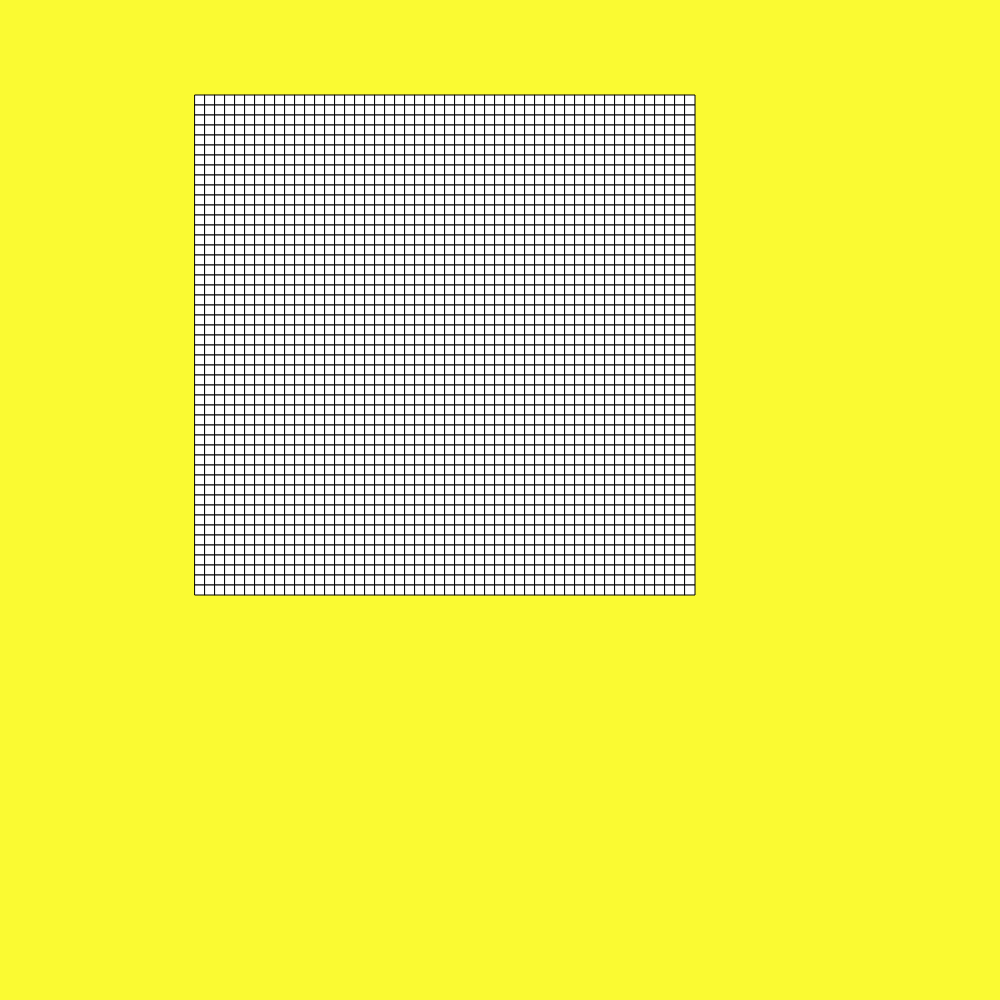
Frame 1 (no input)
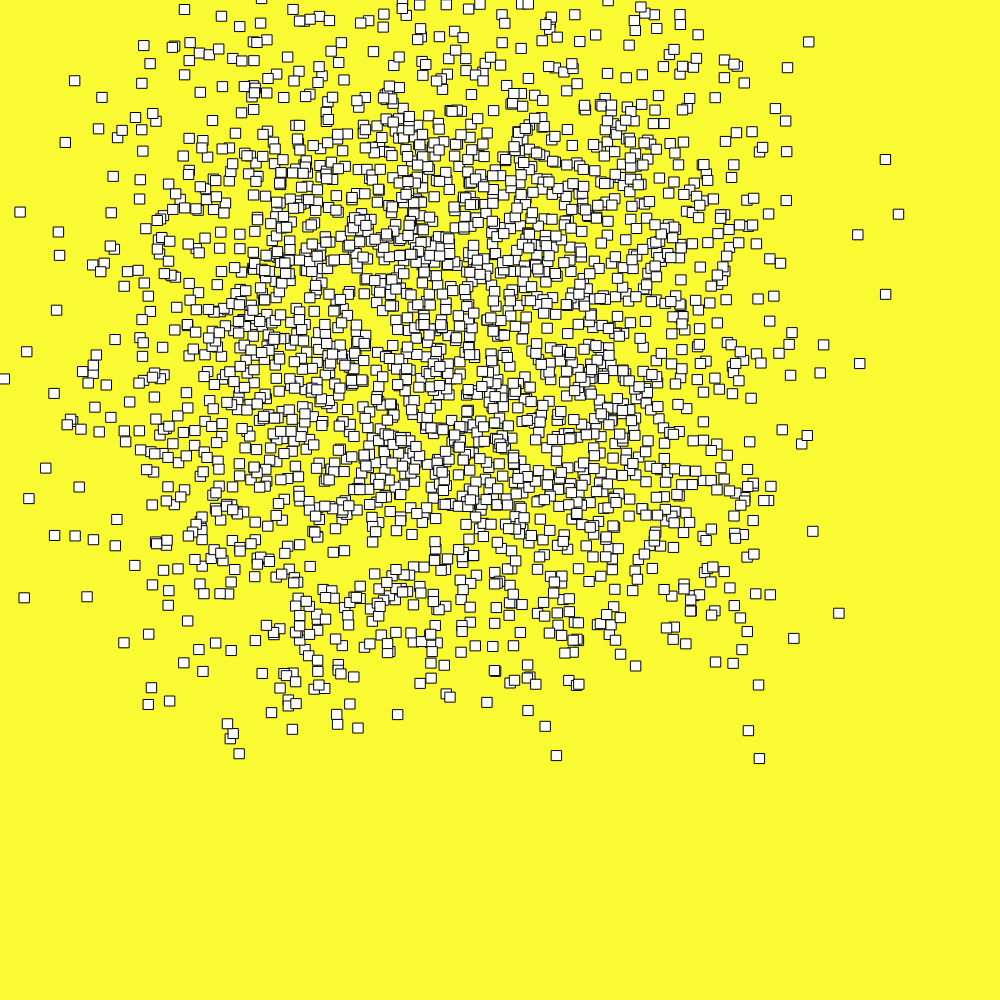
Frame 60 (no input)
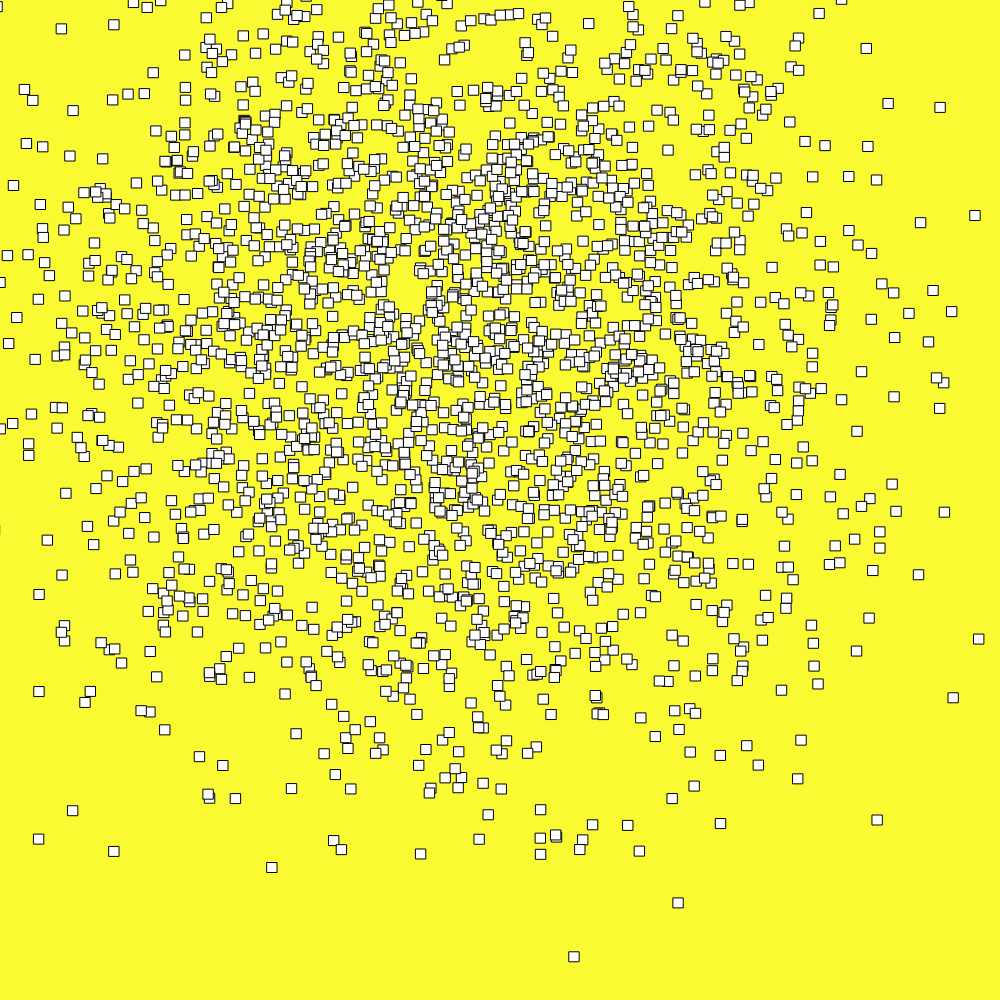
Frame 120 (the mouse pressed at the canvas centre since frame 60)

The p5.js sketch that drew these frames (run headless with seeded random() and noise() and a simulated clock; from frame 60 on, the mouse is pressed at the canvas centre):

// p5.js sketch
// ── sketch.js
// The Nature of Code
// Daniel Shiffman
// http://natureofcode.com

let ps;

function setup() {
  createCanvas(1000, 1000);
  ps = new ParticleSystem(200, 100, 10);
}

function draw() {
  background(250,250,50);

  ps.display();
  ps.update();
}

function mousePressed() {
  ps.shatter();
}

// ── particle.js
// The Nature of Code
// Daniel Shiffman
// http://natureofcode.com

// Simple Particle System

class Particle {

  constructor(x, y, r) {
    this.acceleration = createVector();
    this.velocity = createVector()
    this.velocity.mult(0.5);
    this.position = createVector(x, y);
    this.lifespan = 255.0;
    this.r = r;
  }

  run() {
    this.update();
    this.display();
  }

  applyForce(force) {
    this.acceleration.add(force);
  }

  // Method to update position
  update() {
    this.velocity.add(this.acceleration);
    this.position.add(this.velocity);
    this.acceleration.mult(0);
    this.velocity.mult(0.95);
    this.lifespan -= 2.0;
  }

  // Method to display
  display() {
    stroke(0);
    fill(255);
    rectMode(CENTER);
    rect(this.position.x, this.position.y, this.r, this.r);
  }

  // Is the particle still useful?
  isDead() {
    if (this.lifespan < 0.0) {
      return true;
    } else {
      return false;
    }
  }
}

// ── particlesystem.js
// The Nature of Code
// Daniel Shiffman
// http://natureofcode.com

// Using Generics now!  comment and annotate, etc.

class ParticleSystem {


  constructor(x, y, r) {
    this.particles = [];
    // this.intact = true;
    let rows = 50;
    let cols = 50;
    for (let i = 0; i < rows * cols; i++) {
      this.addParticle(x + (i % cols) * r, y + (floor(i / rows)) * r, r);
    }
  }

  addParticle(x, y, r) {
    this.particles.push(new Particle(x, y, r));
  }

  display() {
    for (let particle of this.particles) {
       let force = p5.Vector.random2D();
      force.mult(1);
      particle.applyForce(force);
      particle.display();
    }
  }

  shatter() {
    for (let particle of this.particles) {
      let force = p5.Vector.random2D();
      force.mult(1);
      particle.applyForce(force);
    }
    // this.intact = false;
  }
  update() {
    for (let particle of this.particles) {
      particle.update();
    }
  }
}
